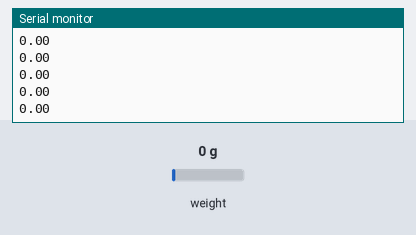
A sketch run on a simulated Arduino Uno, built with avr-gcc and run on an emulated ATmega328P. On the bench: the last lines printed to the serial monitor. Inputs (shaded band) come from the test bench; at power-on: weight on the scale 0 g.

Above: at 2.2 s.
2.3 s: weight on the scale set to 100 g
At 2.31 s:
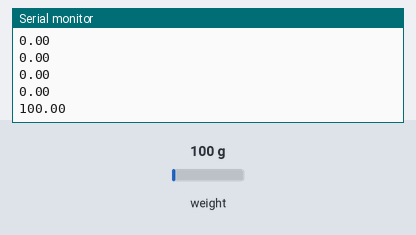
3.8 s: weight on the scale set to 1250 g
At 3.82 s:
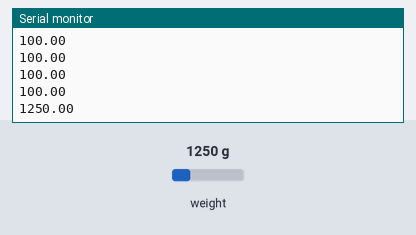
Timing chart, 0 to 6.8 s (numbered marks = the images above; inputs shaded):
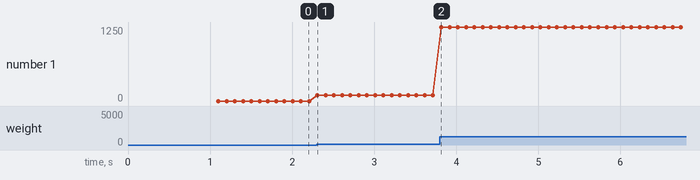

Measured:
- after the input at 2.3 s, the serial monitor: prints a new line at once (image 1)
- after the input at 3.8 s, the serial monitor: prints a new line at once (image 2)
- plotted number 1: 0 → 100 after the input at 2.3 s, 100 → 1250 after the input at 3.8 s

The sketch:

pasta-bridge.ino
```cpp
#include "HX711.h"

/* USER CONFIGURATION START */

// Specify which pins the HX711 is connected to:
const int hx_sck_pin = 13;
const int hx_do_pin = 14;

// Specify the calibration value obtained by running
// the hx711_calibration.ino sketch:
const double calibration_value = 251.79;

/* USER CONFIGURATION END */

HX711 scale;

void setup() {
  Serial.begin(115200);
  scale.begin(hx_do_pin, hx_sck_pin);
  scale.set_scale(calibration_value);
  scale.tare();
}

void loop() {
  while (!scale.is_ready());
  Serial.println(scale.get_units());
}
```
